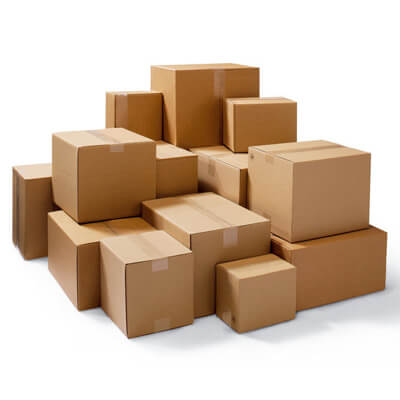
#> input picture img25.jpg, 400 x 400 px
$ python 'FAST feature-detect-photo.py'
#> lines starting #> are read from the running program, lines starting #| are printed output that depends on the picture
import numpy as np
import cv2
from matplotlib import pyplot as plt

o = cv2.imread('img25.jpg',0)
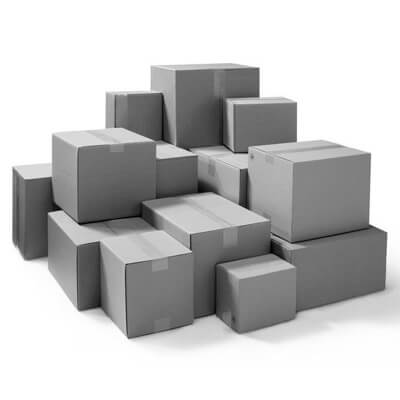
#> o: shape (400, 400); min 0, max 255, mean 193.2
img = o

# Initiate FAST object with default values
fast = cv2.FastFeatureDetector_create()

# find and draw the keypoints
fast.setNonmaxSuppression(True)
fast.setThreshold(20)
kp = fast.detect(img,None)
#> kp = 186 keypoints; strongest (x, y, size): (247, 152, 7), (258, 68, 7), (49, 213, 7), (126, 264, 7)
img2 = cv2.drawKeypoints(img, kp, None, color=(255,0,0))
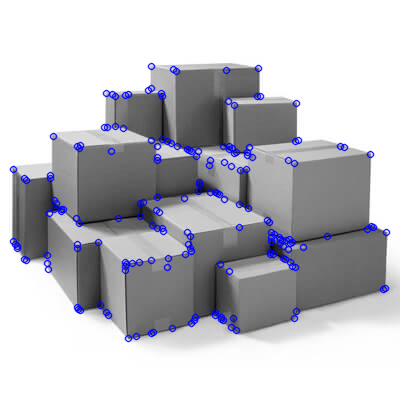
#> img2: shape (400, 400, 3); mean of channels 0, 1, 2 195.9, 189.9, 189.9; drawn as B, G, R

cv2.imshow('img2', img2)

# Print all default params
print( "Threshold: {}".format(fast.getThreshold()) )
print( "nonmaxSuppression:{}".format(fast.getNonmaxSuppression()) )
print( "neighborhood: {}".format(fast.getType()) )
print( "Total Keypoints with nonmaxSuppression: {}".format(len(kp)) )
#| Total Keypoints with nonmaxSuppression: 186

# Disable nonmaxSuppression
fast.setNonmaxSuppression(0)
kp = fast.detect(img,None)
#> kp = 863 keypoints; strongest (x, y, size): (151, 65, 7), (152, 65, 7), (150, 66, 7), (151, 66, 7)

print( "Total Keypoints without nonmaxSuppression: {}".format(len(kp)) )
#| Total Keypoints without nonmaxSuppression: 863

img3 = cv2.drawKeypoints(img, kp, None, color=(0,255,0))
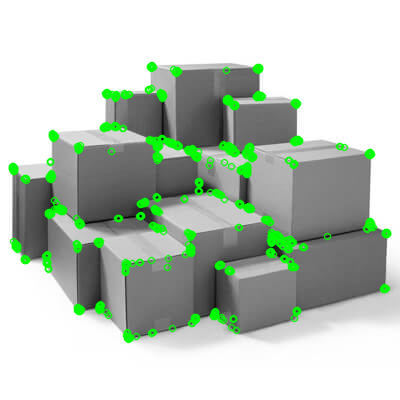
#> img3: shape (400, 400, 3); mean of channels 0, 1, 2 186.5, 198.6, 186.5; drawn as B, G, R

#cv2.imshow('img3', img3)

cv2.waitKey()
cv2.destroyAllWindows()

$ run again, with img10.jpg copied over img25.jpg
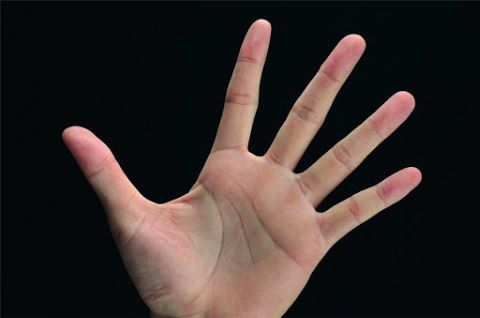
#> input picture img10.jpg, 480 x 318 px
#> `kp = fast.detect(img,None)`: kp = 111 keypoints; strongest (x, y, size): (248, 149, 7), (249, 151, 7), (294, 171, 7), (262, 155, 7)
#> `img2 = cv2.drawKeypoints(img, kp, None, color=(255,0,0))`:
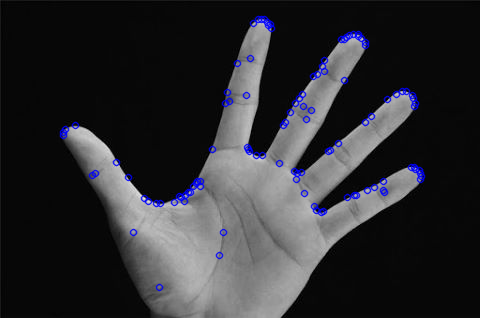
#> img2: shape (318, 480, 3); mean of channels 0, 1, 2 49.4, 45.6, 45.6; drawn as B, G, R
#| Total Keypoints with nonmaxSuppression: 111
#> `kp = fast.detect(img,None)`: kp = 283 keypoints; strongest (x, y, size): (261, 18, 7), (258, 19, 7), (259, 19, 7), (260, 19, 7)
#| Total Keypoints without nonmaxSuppression: 283
#> `img3 = cv2.drawKeypoints(img, kp, None, color=(0,255,0))`:
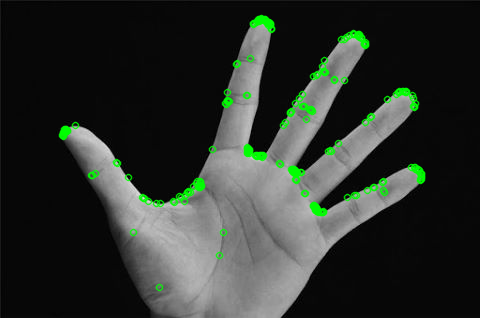
#> img3: shape (318, 480, 3); mean of channels 0, 1, 2 44.9, 50.4, 44.9; drawn as B, G, R

$ run again, with img11.jpg copied over img25.jpg
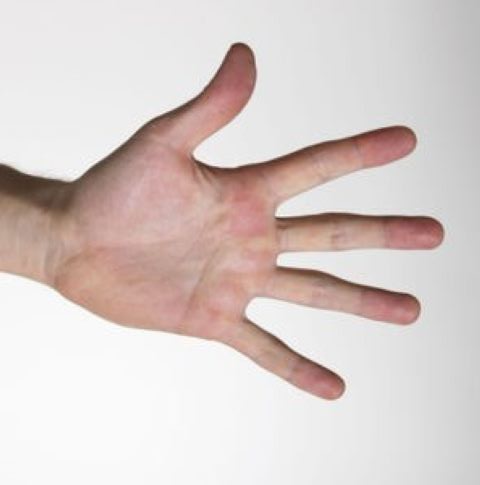
#> input picture img11.jpg, 480 x 485 px
#> `o = cv2.imread('img25.jpg',0)`:
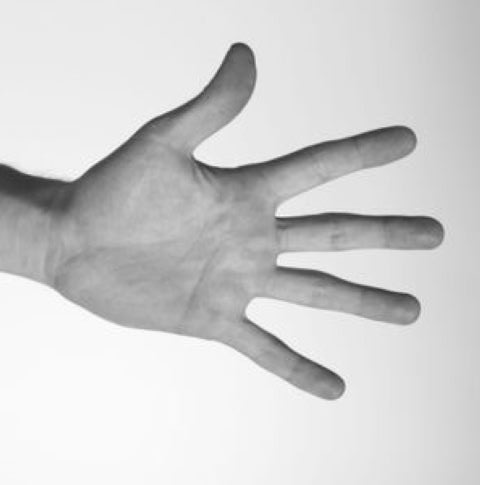
#> o: shape (485, 480); min 50, max 255, mean 208.1
#> `kp = fast.detect(img,None)`: kp = 41 keypoints; strongest (x, y, size): (277, 218, 7), (276, 215, 7), (243, 43, 7), (232, 45, 7)
#| Total Keypoints with nonmaxSuppression: 41
#> `kp = fast.detect(img,None)`: kp = 109 keypoints; strongest (x, y, size): (238, 42, 7), (239, 42, 7), (233, 43, 7), (234, 43, 7)
#| Total Keypoints without nonmaxSuppression: 109
